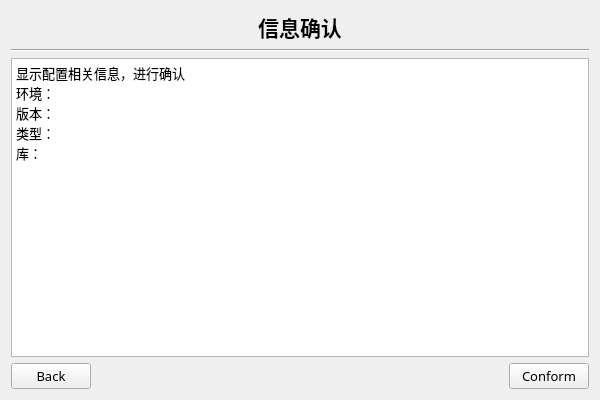
<?xml version="1.0" encoding="UTF-8"?>
<ui version="4.0">
 <class>conform_Page</class>
 <widget class="QWidget" name="conform_Page">
  <property name="geometry">
   <rect>
    <x>0</x>
    <y>0</y>
    <width>600</width>
    <height>400</height>
   </rect>
  </property>
  <property name="windowTitle">
   <string>Form</string>
  </property>
  <layout class="QGridLayout" name="gridLayout">
   <item row="0" column="0">
    <layout class="QVBoxLayout" name="verticalLayout" stretch="3,1,12,2">
     <item>
      <layout class="QHBoxLayout" name="horizontalLayout" stretch="2,5,2">
       <item>
        <spacer name="horizontalSpacer_2">
         <property name="orientation">
          <enum>Qt::Horizontal</enum>
         </property>
         <property name="sizeHint" stdset="0">
          <size>
           <width>40</width>
           <height>20</height>
          </size>
         </property>
        </spacer>
       </item>
       <item>
        <widget class="QLabel" name="label">
         <property name="sizePolicy">
          <sizepolicy hsizetype="Expanding" vsizetype="Fixed">
           <horstretch>0</horstretch>
           <verstretch>0</verstretch>
          </sizepolicy>
         </property>
         <property name="font">
          <font>
           <family>微软雅黑</family>
           <pointsize>16</pointsize>
           <weight>75</weight>
           <bold>true</bold>
          </font>
         </property>
         <property name="text">
          <string>信息确认</string>
         </property>
         <property name="alignment">
          <set>Qt::AlignCenter</set>
         </property>
        </widget>
       </item>
       <item>
        <spacer name="horizontalSpacer_3">
         <property name="orientation">
          <enum>Qt::Horizontal</enum>
         </property>
         <property name="sizeHint" stdset="0">
          <size>
           <width>40</width>
           <height>20</height>
          </size>
         </property>
        </spacer>
       </item>
      </layout>
     </item>
     <item>
      <widget class="Line" name="line">
       <property name="sizePolicy">
        <sizepolicy hsizetype="Expanding" vsizetype="Fixed">
         <horstretch>0</horstretch>
         <verstretch>0</verstretch>
        </sizepolicy>
       </property>
       <property name="font">
        <font>
         <family>微软雅黑</family>
         <pointsize>10</pointsize>
        </font>
       </property>
       <property name="orientation">
        <enum>Qt::Horizontal</enum>
       </property>
      </widget>
     </item>
     <item>
      <widget class="QTextEdit" name="textEdit">
       <property name="sizePolicy">
        <sizepolicy hsizetype="Expanding" vsizetype="Expanding">
         <horstretch>0</horstretch>
         <verstretch>0</verstretch>
        </sizepolicy>
       </property>
       <property name="font">
        <font>
         <family>微软雅黑</family>
         <pointsize>10</pointsize>
        </font>
       </property>
       <property name="html">
        <string>&lt;!DOCTYPE HTML PUBLIC &quot;-//W3C//DTD HTML 4.0//EN&quot; &quot;http://www.w3.org/TR/REC-html40/strict.dtd&quot;&gt;
&lt;html&gt;&lt;head&gt;&lt;meta name=&quot;qrichtext&quot; content=&quot;1&quot; /&gt;&lt;style type=&quot;text/css&quot;&gt;
p, li { white-space: pre-wrap; }
&lt;/style&gt;&lt;/head&gt;&lt;body style=&quot; font-family:'微软雅黑'; font-size:10pt; font-weight:400; font-style:normal;&quot;&gt;
&lt;p style=&quot; margin-top:0px; margin-bottom:0px; margin-left:0px; margin-right:0px; -qt-block-indent:0; text-indent:0px;&quot;&gt;&lt;span style=&quot; font-family:'SimSun';&quot;&gt;显示配置相关信息，进行确认&lt;/span&gt;&lt;/p&gt;
&lt;p style=&quot; margin-top:0px; margin-bottom:0px; margin-left:0px; margin-right:0px; -qt-block-indent:0; text-indent:0px;&quot;&gt;&lt;span style=&quot; font-family:'SimSun';&quot;&gt;环境：&lt;/span&gt;&lt;/p&gt;
&lt;p style=&quot; margin-top:0px; margin-bottom:0px; margin-left:0px; margin-right:0px; -qt-block-indent:0; text-indent:0px;&quot;&gt;&lt;span style=&quot; font-family:'SimSun';&quot;&gt;版本：&lt;/span&gt;&lt;/p&gt;
&lt;p style=&quot; margin-top:0px; margin-bottom:0px; margin-left:0px; margin-right:0px; -qt-block-indent:0; text-indent:0px;&quot;&gt;&lt;span style=&quot; font-family:'SimSun';&quot;&gt;类型：&lt;/span&gt;&lt;/p&gt;
&lt;p style=&quot; margin-top:0px; margin-bottom:0px; margin-left:0px; margin-right:0px; -qt-block-indent:0; text-indent:0px;&quot;&gt;&lt;span style=&quot; font-family:'SimSun';&quot;&gt;库：&lt;/span&gt;&lt;/p&gt;&lt;/body&gt;&lt;/html&gt;</string>
       </property>
      </widget>
     </item>
     <item>
      <layout class="QHBoxLayout" name="horizontalLayout_2" stretch="3,8,3">
       <item>
        <widget class="QPushButton" name="cfmBackBtn">
         <property name="sizePolicy">
          <sizepolicy hsizetype="Fixed" vsizetype="Fixed">
           <horstretch>0</horstretch>
           <verstretch>0</verstretch>
          </sizepolicy>
         </property>
         <property name="font">
          <font>
           <family>微软雅黑</family>
           <pointsize>10</pointsize>
          </font>
         </property>
         <property name="text">
          <string>Back</string>
         </property>
        </widget>
       </item>
       <item>
        <spacer name="horizontalSpacer">
         <property name="orientation">
          <enum>Qt::Horizontal</enum>
         </property>
         <property name="sizeHint" stdset="0">
          <size>
           <width>40</width>
           <height>20</height>
          </size>
         </property>
        </spacer>
       </item>
       <item>
        <widget class="QPushButton" name="cfmPageBtn">
         <property name="sizePolicy">
          <sizepolicy hsizetype="Fixed" vsizetype="Fixed">
           <horstretch>0</horstretch>
           <verstretch>0</verstretch>
          </sizepolicy>
         </property>
         <property name="font">
          <font>
           <family>微软雅黑</family>
           <pointsize>10</pointsize>
          </font>
         </property>
         <property name="text">
          <string>Conform</string>
         </property>
        </widget>
       </item>
      </layout>
     </item>
    </layout>
   </item>
  </layout>
 </widget>
 <resources/>
 <connections/>
</ui>
